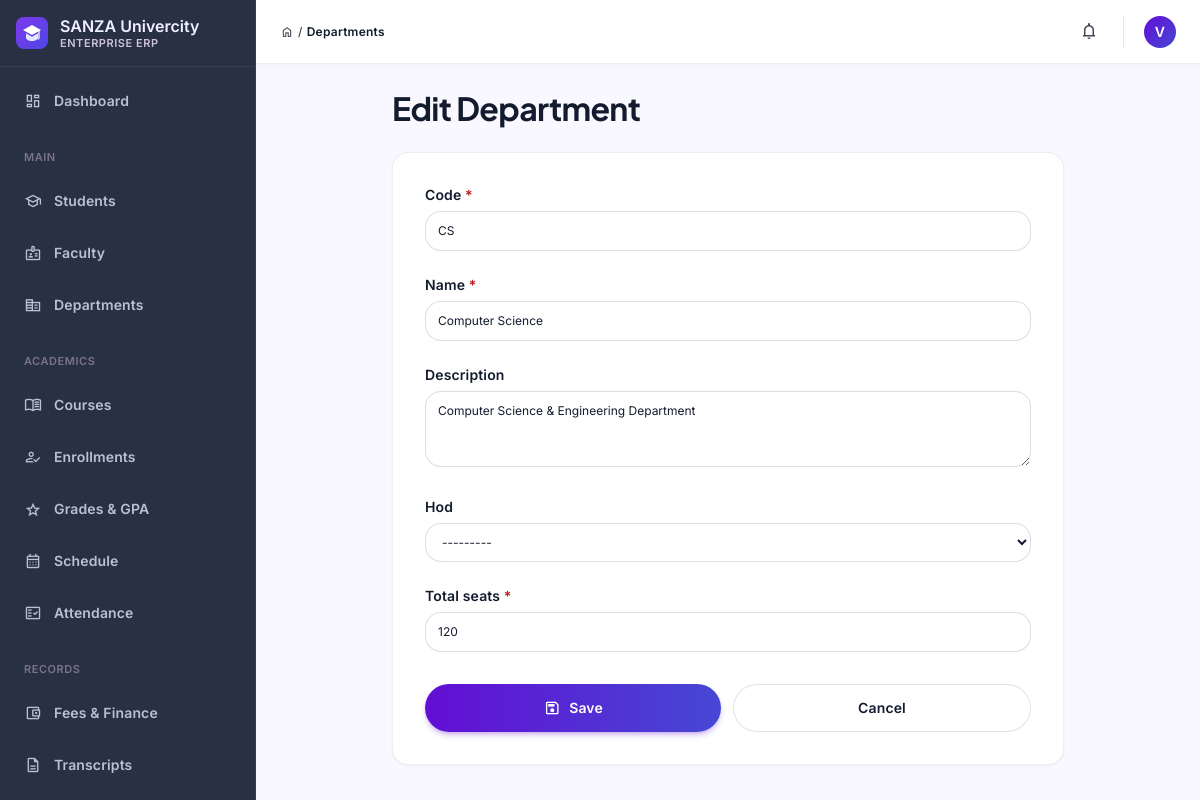
The page /students/departments/update/1/ (signed in) on the database its author committed.
### students/models.py (models this page shows, shortened)
class User(AbstractUser):
    ROLE_CHOICES = (
        ('admin', 'Administrator'),
        ('faculty', 'Faculty/Instructor'),
        ('student', 'Student'),
    )
    role = models.CharField(max_length=20, choices=ROLE_CHOICES, default='student')
    phone = models.CharField(max_length=20, blank=True, null=True)
    department = models.CharField(max_length=100, blank=True, null=True)
    enrollment_year = models.IntegerField(blank=True, null=True)
    class Meta:
        ordering = ['-date_joined']

class Department(models.Model):
    DEPT_CHOICES = (
        ('cse', 'Computer Science & Engineering'),
        ('ece', 'Electronics & Communication'),
        ('me', 'Mechanical Engineering'),
        ('ce', 'Civil Engineering'),
        ('eee', 'Electrical & Electronics'),
        ('it', 'Information Technology'),
    )
    code = models.CharField(max_length=10, unique=True)
    name = models.CharField(max_length=100, unique=True)
    description = models.TextField(blank=True)
    hod = models.ForeignKey(Faculty, on_delete=models.SET_NULL, null=True, blank=True, related_name='headed_departments')
    total_seats = models.IntegerField(default=100)
    created_at = models.DateTimeField(auto_now_add=True)
    class Meta:
        ordering = ['name']
        verbose_name_plural = "Departments"

### students/views.py (the view)
# urls.py: path('departments/update/<int:dept_id>/', views.department_update, name='department_update'),
@login_required(login_url='login')
@admin_only
def department_update(request, dept_id):
    department = get_object_or_404(Department, pk=dept_id)
    form = DepartmentForm(request.POST or None, instance=department)
    if form.is_valid():
        form.save()
        messages.success(request, 'Department updated successfully!')
        return redirect('department_list')
    return render(request, 'students/department_form.html', {'form': form, 'title': 'Edit Department', 'department': department})

### students/context_processors.py (called while the page is built)
def nav_context(request):
    unread_notifications = 0
    user = getattr(request, 'user', None)
    if user is not None and user.is_authenticated:
        unread_notifications = Notification.objects.filter(
            recipient=user, is_read=False
        ).count()
    return {
        'nav_unread_notifications': unread_notifications,
    }

### students/models.py (called while the page is built)
    def __str__(self):
        return f"{self.user.get_full_name()} ({self.employee_id})"

### students/views.py (called while the page is built)
def admin_only(func):
    @wraps(func)
    def wrapper(request, *args, **kwargs):
        if not request.user.is_authenticated or not (request.user.is_staff or request.user.is_superuser):
            messages.error(request, 'You do not have permission to access this page.')
            return redirect('login')
        return func(request, *args, **kwargs)
    return wrapper

### students/templates/students/department_form.html (shortened to what this page needs)
{% extends "base.html" %}
{% block breadcrumb %}Departments{% endblock %}
{% block content %}
<div class="max-w-2xl mx-auto">
  <div class="mb-space-lg">
    <h1 class="font-headline-lg text-headline-lg text-on-surface">{{ title }}</h1>
  </div>
  <div class="bg-surface-container-lowest rounded-2xl border border-outline-variant/30 shadow-sm p-8">
    <form method="post" class="flex flex-col gap-space-lg">
      {% include "partials/_form_fields.html" %}
      <div class="flex flex-col sm:flex-row gap-space-sm mt-2">
        <button type="submit" class="flex-1 inline-flex items-center justify-center gap-2 px-4 py-2.5 rounded-xl bg-gradient-to-r from-primary to-secondary text-on-primary font-label-lg text-label-lg shadow-md shadow-primary/25 hover:opacity-90 transition-all">
          <span class="material-symbols-outlined text-lg">save</span> Save
        </button>
        <a href="{% url 'department_list' %}" class="flex-1 inline-flex items-center justify-center gap-2 px-4 py-2.5 rounded-xl bg-surface-container-lowest border border-outline-variant/50 text-on-surface font-label-lg text-label-lg hover:bg-surface-container-low transition-all">Cancel</a>
      </div>
    </form>
  </div>
</div>
{% endblock %}

### students/templates/base.html (shortened to what this page needs)
{% load static %}<!DOCTYPE html>
<html lang="en">
<head>
{% include "partials/_design_tokens.html" %}
</head>
<body class="bg-surface font-body-md text-on-surface antialiased">
<aside id="sidebar" class="fixed left-0 top-0 h-full w-64 bg-inverse-surface border-r border-outline/20 z-50 flex flex-col justify-between overflow-y-auto -translate-x-full lg:translate-x-0 transition-transform duration-200">
  <div class="flex flex-col">
    <div class="flex items-center gap-space-sm px-space-md py-space-md border-b border-outline/20">
      <div class="flex flex-col min-w-0">
        <span class="font-title-md text-title-md text-inverse-on-surface leading-tight truncate">SANZA Univercity</span>
        <span class="font-label-sm text-label-sm text-outline-variant uppercase tracking-wider">Enterprise ERP</span>
      </div>
    </div>
    <nav class="px-space-sm py-space-sm flex flex-col gap-space-xs">
      {% url 'dashboard' as dash_url %}
      <a href="{{ dash_url }}" class="flex items-center gap-space-sm px-space-sm py-2 rounded-xl transition-all {% if request.resolver_match.url_name in 'dashboard,admin_dashboard,faculty_dashboard,student_portal' %}nav-active{% else %}text-inverse-on-surface/75 hover:bg-surface-container-highest/10 hover:text-inverse-on-surface{% endif %}">
        <span class="material-symbols-outlined text-lg">dashboard</span><span class="font-label-lg text-label-lg">Dashboard</span>
      </a>
      {% if user.is_staff or user.is_superuser %}
      <div class="px-space-sm pt-space-sm pb-1"><span class="font-label-sm text-label-sm text-outline uppercase tracking-wider">Main</span></div>
      <a href="{% url 'student_list' %}" class="flex items-center gap-space-sm px-space-sm py-2 rounded-xl transition-all {% if request.resolver_match.url_name == 'student_list' %}nav-active{% else %}text-inverse-on-surface/75 hover:bg-surface-container-highest/10 hover:text-inverse-on-surface{% endif %}"><span class="material-symbols-outlined text-lg">school</span><span class="font-label-lg text-label-lg">Students</span></a>
      <a href="{% url 'faculty_reports_dashboard' %}" class="flex items-center gap-space-sm px-space-sm py-2 rounded-xl transition-all {% if request.resolver_match.url_name in 'faculty_reports_dashboard,faculty_analytics,faculty_performance_compare' %}nav-active{% else %}text-inverse-on-surface/75 hover:bg-surface-container-highest/10 hover:text-inverse-on-surface{% endif %}"><span class="material-symbols-outlined text-lg">badge</span><span class="font-label-lg text-label-lg">Faculty</span></a>
      <a href="{% url 'department_list' %}" class="flex items-center gap-space-sm px-space-sm py-2 rounded-xl transition-all {% if request.resolver_match.url_name == 'department_list' %}nav-active{% else %}text-inverse-on-surface/75 hover:bg-surface-container-highest/10 hover:text-inverse-on-surface{% endif %}"><span class="material-symbols-outlined text-lg">corporate_fare</span><span class="font-label-lg text-label-lg">Departments</span></a>
      {% endif %}
      <div class="px-space-sm pt-space-sm pb-1"><span class="font-label-sm text-label-sm text-outline uppercase tracking-wider">Academics</span></div>
      <a href="{% url 'course_list' %}" class="flex items-center gap-space-sm px-space-sm py-2 rounded-xl transition-all {% if request.resolver_match.url_name in 'course_list,course_analytics' %}nav-active{% else %}text-inverse-on-surface/75 hover:bg-surface-container-highest/10 hover:text-inverse-on-surface{% endif %}"><span class="material-symbols-outlined text-lg">menu_book</span><span class="font-label-lg text-label-lg">Courses</span></a>
      {% if user.is_staff or user.is_superuser %}
      <a href="{% url 'enrollment_list' %}" class="flex items-center gap-space-sm px-space-sm py-2 rounded-xl transition-all {% if request.resolver_match.url_name == 'enrollment_list' %}nav-active{% else %}text-inverse-on-surface/75 hover:bg-surface-container-highest/10 hover:text-inverse-on-surface{% endif %}"><span class="material-symbols-outlined text-lg">how_to_reg</span><span class="font-label-lg text-label-lg">Enrollments</span></a>
      {% endif %}
      <a href="{% url 'grade_list' %}" class="flex items-center gap-space-sm px-space-sm py-2 rounded-xl transition-all {% if request.resolver_match.url_name == 'grade_list' %}nav-active{% else %}text-inverse-on-surface/75 hover:bg-surface-container-highest/10 hover:text-inverse-on-surface{% endif %}"><span class="material-symbols-outlined text-lg">grade</span><span class="font-label-lg text-label-lg">Grades &amp; GPA</span></a>
      <a href="{% url 'schedule_dashboard' %}" class="flex items-center gap-space-sm px-space-sm py-2 rounded-xl transition-all {% if request.resolver_match.url_name == 'schedule_dashboard' %}nav-active{% else %}text-inverse-on-surface/75 hover:bg-surface-container-highest/10 hover:text-inverse-on-surface{% endif %}"><span class="material-symbols-outlined text-lg">calendar_month</span><span class="font-label-lg text-label-lg">Schedule</span></a>
      <a href="{% url 'attendance_list' %}" class="flex items-center gap-space-sm px-space-sm py-2 rounded-xl transition-all {% if request.resolver_match.url_name in 'attendance_list,attendance_record,attendance_update' %}nav-active{% else %}text-inverse-on-surface/75 hover:bg-surface-container-highest/10 hover:text-inverse-on-surface{% endif %}"><span class="material-symbols-outlined text-lg">fact_check</span><span class="font-label-lg text-label-lg">Attendance</span></a>
      <div class="px-space-sm pt-space-sm pb-1"><span class="font-label-sm text-label-sm text-outline uppercase tracking-wider">Records</span></div>
      <a href="{% url 'fee_list' %}" class="flex items-center gap-space-sm px-space-sm py-2 rounded-xl transition-all {% if request.resolver_match.url_name == 'fee_list' %}nav-active{% else %}text-inverse-on-surface/75 hover:bg-surface-container-highest/10 hover:text-inverse-on-surface{% endif %}"><span class="material-symbols-outlined text-lg">account_balance_wallet</span><span class="font-label-lg text-label-lg">Fees &amp; Finance</span></a>
      <a href="{% url 'transcript_list' %}" class="flex items-center gap-space-sm px-space-sm py-2 rounded-xl transition-all {% if request.resolver_match.url_name in 'transcript_list,transcript_detail' %}nav-active{% else %}text-inverse-on-surface/75 hover:bg-surface-container-highest/10 hover:text-inverse-on-surface{% endif %}"><span class="material-symbols-outlined text-lg">description</span><span class="font-label-lg text-label-lg">Transcripts</span></a>
      <a href="{% url 'degree_audit_list' %}" class="flex items-center gap-space-sm px-space-sm py-2 rounded-xl transition-all {% if request.resolver_match.url_name in 'degree_audit_list,degree_audit_detail' %}nav-active{% else %}text-inverse-on-surface/75 hover:bg-surface-container-highest/10 hover:text-inverse-on-surface{% endif %}"><span class="material-symbols-outlined text-lg">checklist</span><span class="font-label-lg text-label-lg">Degree Audit</span></a>
    </nav>
  </div>
</aside>
<div class="lg:pl-64">
  <header class="sticky top-0 h-16 bg-surface-container-lowest border-b border-outline-variant/30 shadow-[0_1px_8px_rgba(0,0,0,0.04)] z-30 flex items-center justify-between px-space-md lg:px-space-lg gap-space-sm">
    <div class="flex items-center gap-space-md flex-1 min-w-0">
      <div class="hidden sm:flex items-center gap-1 text-on-surface-variant font-label-md text-label-md flex-shrink-0">
        <span class="material-symbols-outlined text-sm">home</span><span>/</span>
        <span class="text-on-surface font-semibold">{% block breadcrumb %}Console{% endblock %}</span>
      </div>
    </div>
    <div class="flex items-center gap-space-sm flex-shrink-0">
      {% if user.is_authenticated %}
      <a href="{% url 'notification_list' %}" aria-label="Notifications" class="relative p-2 rounded-lg text-on-surface-variant hover:bg-surface-container-low transition-colors">
        <span class="material-symbols-outlined text-xl">notifications</span>
      </a>
      <div class="flex items-center gap-space-sm pl-1">
        <div class="w-8 h-8 rounded-full bg-gradient-to-br from-primary to-secondary flex items-center justify-center text-on-primary font-label-lg text-label-lg flex-shrink-0">
          {{ user.get_full_name|default:user.username|slice:":1"|upper }}
        </div>
      </div>
      {% else %}
      <a href="{% url 'login' %}" class="px-4 py-2 rounded-xl bg-gradient-to-r from-primary to-secondary text-on-primary font-label-lg text-label-lg">Sign in</a>
      {% endif %}
    </div>
  </header>
  <main class="w-full px-space-md lg:px-space-lg py-space-lg bg-surface-bright min-h-[calc(100vh-4rem)]">
    {% block content %}{% endblock %}
  </main>
</div>
</body>
</html>

### students/templates/partials/_form_fields.html (shortened to what this page needs)
{% for field in form %}
  {% if field.field.widget.input_type == 'checkbox' %}
  <div class="flex items-center gap-2">
    {{ field }}
    <label for="{{ field.id_for_label }}" class="font-label-lg text-label-lg text-on-surface">{{ field.label }}</label>
  </div>
  {% else %}
  <div>
    <label for="{{ field.id_for_label }}" class="block font-label-lg text-label-lg text-on-surface mb-1.5">
      {{ field.label }}{% if field.field.required %} <span class="text-error">*</span>{% endif %}
    </label>
    {{ field }}
  </div>
  {% endif %}
{% endfor %}

### rows shown on the page
User: get_full_name "V"
Department: form "CS" "Computer Science" "Computer Science & Engineering Department" "---------" "120"

### other values the page prints
{{ title }} "Edit Department"
{{ field.label }} "Code" "Name" "Description" "Hod" "Total seats"
